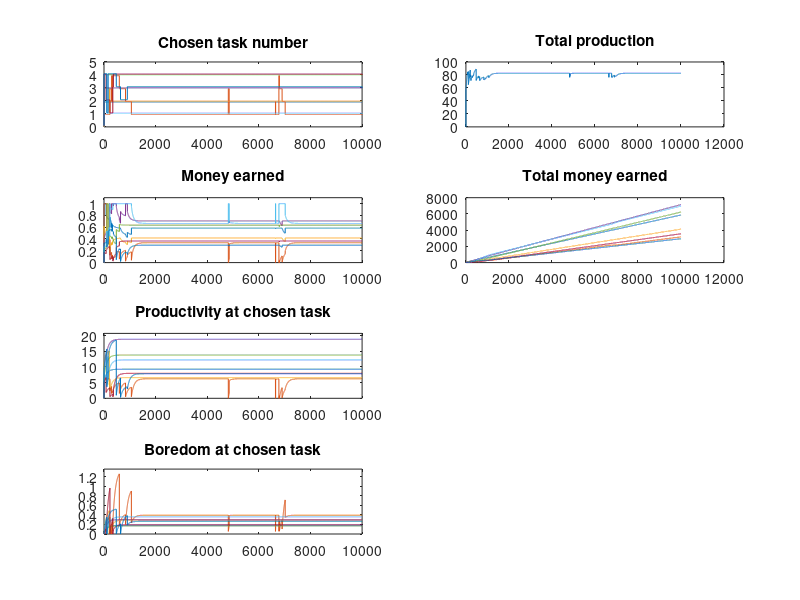

The MATLAB script that drew this image:
%Main function
clearvars;

%Initialize the variables:
N=8; %Number of persons
M=4; %Number of tasks

%Parameters of the model
abilities = ones(N,1) + abs(randn(N,1));
%boredomSensitivity = abs(1+randn(N,1)/2.5);
initialProductivity = 1.0+abs(4*randn(N,M));
maximalBoredom = (1.0+abs(4*randn(N,M)))*0.15;
learning = 0.01;
forgetting = 0.003;
boredomIncrease = 0.01;
boredomDecrease = 0.0005;
switchPossibilityFrequency = 0.01; %Meaning ~all 1/x days

%Variables for simulation
simulationTime=10000;
dt = 1;

%Other needed variables
taskvalue = ones(1,M);
chosenTask = ones(N,1);
productivity = initialProductivity;
boredom = zeros(N,M);
boredomAtChosenTask = zeros(N,1);
productivityAtChosenTask = zeros(N,1);
production = zeros(1,M);
money = zeros(N,1);
totalmoney = zeros(N,1);
taskTime = zeros(N,1);
moneyTime = zeros(N,1);
totalmoneyTime = zeros(N,1);
boredomTime = zeros(N,1);
productivityTime = zeros(N,1);
totalProduction = 0;
productionTime = 0;

%Initialize dependent values
maximalProductivity = initialProductivity;
for i=1:N
    for j=1:M
        maximalProductivity(i,j) = maximalProductivity(i,j)*abilities(i,1);
    end
end
%maximalBoredom = initialProductivity*maxBoredomFactor;

%initialize choice: everyone choses task where productivity is best
maxProductivity = zeros(N,1);
for i=1:N
    for j=1:M
        if(productivity(i,j) > maxProductivity(i,1))
            chosenTask(i,1) = j;
            maxProductivity(i,1) = productivity(i,j);
        end
    end
end

timesteps = simulationTime/dt;
for t=0:timesteps
    %Update total production
    production = zeros(1,M);
    for i=1:N
        production(chosenTask(i,1)) =  production(chosenTask(i,1)) + productivity(i,chosenTask(i,1));
    end
    
    %Calculate who earns how much money and update total production
    totalProduction = 0;
    for i=1:N
        money(i,1) = productivity(i,chosenTask(i,1)) / production(chosenTask(i,1));
        totalmoney(i,1) = totalmoney(i,1) + money(i,1);
        totalProduction = totalProduction + productivity(i,chosenTask(i,1));
    end
    
    %Update abilities
    for i=1:N
        for j=1:M
            if(chosenTask(i,1) == j)
                productivity(i,j) = productivity(i,j) + (maximalProductivity(i,j)-productivity(i,j))*(learning*dt);
                %productivity(i,j) = min(maximalProductivity(i,j), productivity(i,j) + learning*dt);
                boredom(i,j) = boredom(i,j) + (maximalBoredom(i,j)-boredom(i,j))*(boredomIncrease*dt);
                %boredom(i,j) = boredom(i,j) + (maximalBoredom(i,j)-boredom(i,j))*(boredomIncrease*boredomSensitivity(i,1)*dt);
                %boredom(i,j) = min(maximalBoredom(i,j), boredom(i,j) + boredomIncrease*boredomSensitivity(i,1)*dt);
            else
                productivity(i,j) = productivity(i,j) - (productivity(i,j))*(forgetting*dt);
                %productivity(i,j) = max(initialProductivity(i,j), productivity(i,j) - forgetting*dt);
                boredom(i,j) = boredom(i,j) - (boredom(i,j))*(boredomDecrease*dt);
                %boredom(i,j) = boredom(i,j) - (boredom(i,j))*(boredomDecrease*boredomSensitivity(i,1)*dt);
                %boredom(i,j) = max(0, boredom(i,j) - boredomDecrease*dt);
            end
        end
    end
    
    %Allow one person to change the job
    for i=1:N
        if(rand() < switchPossibilityFrequency*dt)
            maxGain=-1000;
            bestTask=0;
            for j=1:M
                if(j == chosenTask(i,1))
                    gain = productivity(i,j) / production(chosenTask(i,1));
                else
                    gain = productivity(i,j) / (production(1,j)+productivity(i,j));
                end
                gain = gain - boredom(i,j);
                if(gain > maxGain)
                    maxGain=gain;
                    bestTask=j;
                end
            end
            chosenTask(i,1) = bestTask;
        end
    end
    
    %Update boredom
    for i=1:N
        boredomAtChosenTask(i,1) = boredom(i,chosenTask(i,1));
        productivityAtChosenTask(i,1) = productivity(i,chosenTask(i,1));
    end
    
    taskTime = [taskTime chosenTask];
    moneyTime = [moneyTime money];
    totalmoneyTime = [totalmoneyTime totalmoney];
    boredomTime = [boredomTime boredomAtChosenTask];
    productivityTime = [productivityTime productivityAtChosenTask];
    productionTime = [productionTime totalProduction];
end

time = 0:timesteps+1;

%For visibility, so that lines don't hide each other (superimposition); 
%TODO: find better way to make them all visible
for i=1:N
    for t=1:timesteps+1
        taskTime(i,t) = taskTime(i,t) - 0.1 + 0.2/N*i;
    end
end

subplot(4,2,1)
plot(time, taskTime)
axis([0 timesteps 0 M+1])
title('Chosen task number');

subplot(4,2,3)
plot(time, moneyTime)
axis([0 timesteps 0 1.1])
title('Money earned');

subplot(4,2,5)
plot(time, productivityTime)
axis([0 timesteps 0 max(productivityTime(:))*1.1])
title('Productivity at chosen task');

subplot(4,2,7)
plot(time, boredomTime)
axis([0 timesteps 0 max(boredomTime(:))+0.1])
title('Boredom at chosen task');

subplot(4,2,2)
plot(time, productionTime)
title('Total production')

subplot(4,2,4)
plot(time, totalmoneyTime)
title('Total money earned')

%Idea for alternative representation (DIFFICULT!!)
%Have the tasks represented as locations on a 2D plot. Then each person
%(represented by a drawing of a person/worker or by a face)
%stands next to the task he is performing, and a pile of coins shows how
%much he earns. Then we see the workers moving to another point when they 
%change the task.
